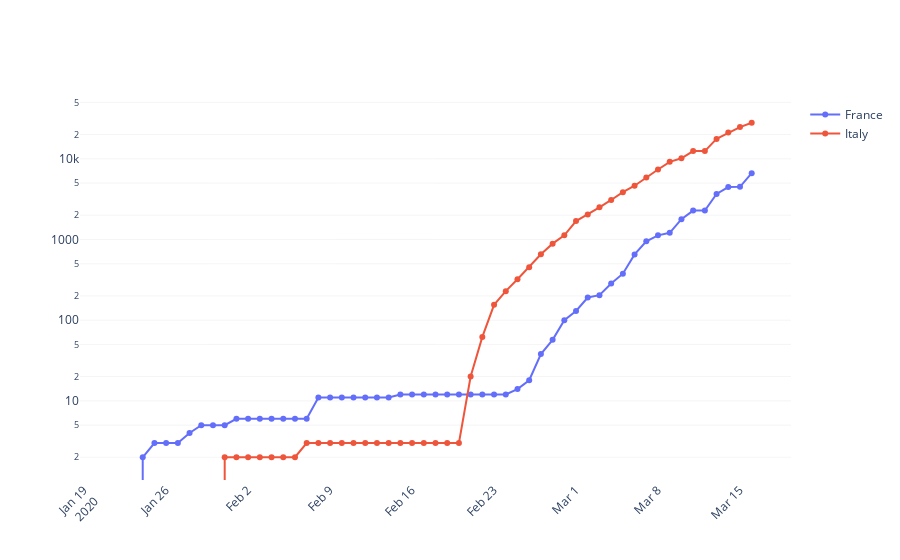

The notebook cell this image was saved under:
### Markdown cell above
Check the evolution of coronavirus in both countries

### Code cell
# Compare confirmed cases in France and Italy
fig = go.Figure(data=[
    go.Scatter(name='France', x=ts_fr.index, y=ts_fr, mode='lines+markers'),
    go.Scatter(name='Italy', x=ts_it.index, y=ts_it, mode='lines+markers')
])
# change y axis grid options
fig.update_yaxes(
    showgrid=True, gridwidth=.3, gridcolor='gainsboro'
    # zeroline=True, zerolinewidth=.3, zerolinecolor=axis_color
)
# change x axis grid options
fig.update_layout(
    xaxis = dict(
        #tickformat = '%d/%m',
        tickmode = 'auto',
        tickangle = -45,
        #tickvals = df_c.Date

    ))
                     
# change background color, yaxis type and horizontal bar selector
fig.update_layout(plot_bgcolor='white', yaxis_type="log", xaxis_rangeslider_visible=False)

fig.update_xaxes(zeroline=True, zerolinewidth=2, zerolinecolor='LightPink')

fig.show()

### Figure 1 — Plotly figure (JSON) as saved in the notebook; plotly's stock layout.template omitted (floating-point values rounded to 4 significant figures)
{"data": [{"mode": "lines+markers", "name": "France", "type": "scatter", "x": ["2020-01-22T00:00:00", "2020-01-23T00:00:00", "2020-01-24T00:00:00", "2020-01-25T00:00:00", "2020-01-26T00:00:00", "2020-01-27T00:00:00", "2020-01-28T00:00:00", "2020-01-29T00:00:00", "2020-01-30T00:00:00", "2020-01-31T00:00:00", "2020-02-01T00:00:00", "2020-02-02T00:00:00", "2020-02-03T00:00:00", "2020-02-04T00:00:00", "2020-02-05T00:00:00", "2020-02-06T00:00:00", "2020-02-07T00:00:00", "2020-02-08T00:00:00", "2020-02-09T00:00:00", "2020-02-10T00:00:00", "2020-02-11T00:00:00", "2020-02-12T00:00:00", "2020-02-13T00:00:00", "2020-02-14T00:00:00", "2020-02-15T00:00:00", "2020-02-16T00:00:00", "2020-02-17T00:00:00", "2020-02-18T00:00:00", "2020-02-19T00:00:00", "2020-02-20T00:00:00", "2020-02-21T00:00:00", "2020-02-22T00:00:00", "2020-02-23T00:00:00", "2020-02-24T00:00:00", "2020-02-25T00:00:00", "2020-02-26T00:00:00", "2020-02-27T00:00:00", "2020-02-28T00:00:00", "2020-02-29T00:00:00", "2020-03-01T00:00:00", "2020-03-02T00:00:00", "2020-03-03T00:00:00", "2020-03-04T00:00:00", "2020-03-05T00:00:00", "2020-03-06T00:00:00", "2020-03-07T00:00:00", "2020-03-08T00:00:00", "2020-03-09T00:00:00", "2020-03-10T00:00:00", "2020-03-11T00:00:00", "2020-03-12T00:00:00", "2020-03-13T00:00:00", "2020-03-14T00:00:00", "2020-03-15T00:00:00", "2020-03-16T00:00:00"], "y": [0, 0, 2, 3, 3, 3, 4, 5, 5, 5, 6, 6, 6, 6, 6, 6, 6, 11, 11, 11, 11, 11, 11, 11, 12, 12, 12, 12, 12, 12, 12, 12, 12, 12, 14, 18, 38, 57, 100, 130, 191, 204, 285, 377, 653, 949, 1126, 1209, 1784, 2281, 2281, 3661, 4469, 4499, 6633]}, {"mode": "lines+markers", "name": "Italy", "type": "scatter", "x": ["2020-01-22T00:00:00", "2020-01-23T00:00:00", "2020-01-24T00:00:00", "2020-01-25T00:00:00", "2020-01-26T00:00:00", "2020-01-27T00:00:00", "2020-01-28T00:00:00", "2020-01-29T00:00:00", "2020-01-30T00:00:00", "2020-01-31T00:00:00", "2020-02-01T00:00:00", "2020-02-02T00:00:00", "2020-02-03T00:00:00", "2020-02-04T00:00:00", "2020-02-05T00:00:00", "2020-02-06T00:00:00", "2020-02-07T00:00:00", "2020-02-08T00:00:00", "2020-02-09T00:00:00", "2020-02-10T00:00:00", "2020-02-11T00:00:00", "2020-02-12T00:00:00", "2020-02-13T00:00:00", "2020-02-14T00:00:00", "2020-02-15T00:00:00", "2020-02-16T00:00:00", "2020-02-17T00:00:00", "2020-02-18T00:00:00", "2020-02-19T00:00:00", "2020-02-20T00:00:00", "2020-02-21T00:00:00", "2020-02-22T00:00:00", "2020-02-23T00:00:00", "2020-02-24T00:00:00", "2020-02-25T00:00:00", "2020-02-26T00:00:00", "2020-02-27T00:00:00", "2020-02-28T00:00:00", "2020-02-29T00:00:00", "2020-03-01T00:00:00", "2020-03-02T00:00:00", "2020-03-03T00:00:00", "2020-03-04T00:00:00", "2020-03-05T00:00:00", "2020-03-06T00:00:00", "2020-03-07T00:00:00", "2020-03-08T00:00:00", "2020-03-09T00:00:00", "2020-03-10T00:00:00", "2020-03-11T00:00:00", "2020-03-12T00:00:00", "2020-03-13T00:00:00", "2020-03-14T00:00:00", "2020-03-15T00:00:00", "2020-03-16T00:00:00"], "y": [0, 0, 0, 0, 0, 0, 0, 0, 0, 2, 2, 2, 2, 2, 2, 2, 3, 3, 3, 3, 3, 3, 3, 3, 3, 3, 3, 3, 3, 3, 20, 62, 155, 229, 322, 453, 655, 888, 1128, 1694, 2036, 2502, 3089, 3858, 4636, 5883, 7375, 9172, 10149, 12462, 12462, 17660, 21157, 24747, 27980]}], "layout": {"autosize": true, "plot_bgcolor": "white", "xaxis": {"autorange": true, "range": ["2020-01-18 19:27:36.9987", "2020-03-19 04:32:23.0013"], "rangeslider": {"visible": false, "yaxis": {}}, "tickangle": -45, "tickmode": "auto", "type": "date", "zeroline": true, "zerolinecolor": "LightPink", "zerolinewidth": 2}, "yaxis": {"autorange": true, "gridcolor": "gainsboro", "gridwidth": 0.3, "range": [-0.002645, 4.751], "showgrid": true, "type": "log"}}}
